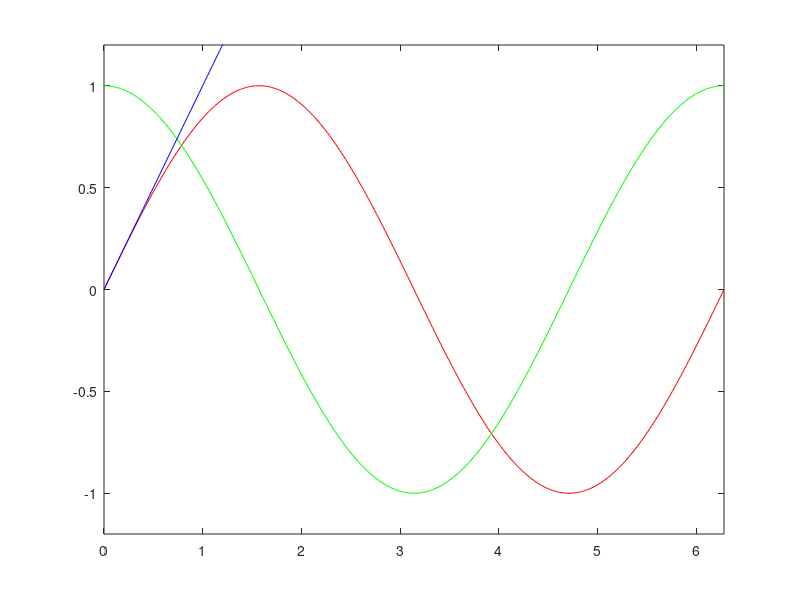

Write MATLAB code to recreate this figure.
x = linspace(0, 2*pi, 301);
y = sin(x);
plot(x, y, 'r');
axis([0 2*pi -1.2 1.2]);
hold on
y = cos(x);
plot(x, y, 'g');
y = x; 
plot(x, y, 'b');
hold off;